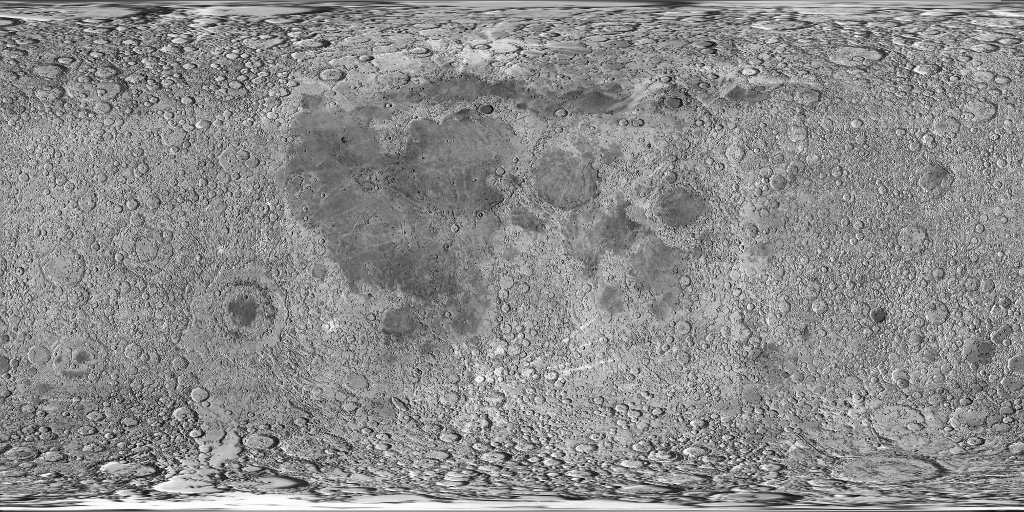
#> input picture tools/_moon_src.jpg, 1024 x 512 px
$ python density.py ../tools/_moon_src.jpg
#> lines starting #> are read from the running program, lines starting #| are printed output that depends on the picture
#!/usr/bin/env python3
"""НАСЫЩЕННОСТЬ КАДРА В ЧИСЛАХ.

«Насыщенно» — это впечатление, и спорить о нём бесполезно. Здесь оно разложено
на величины, которые можно померить у чужого кадра и у своего, и сравнить.

ВСЁ СВОДИТСЯ К ОДНОМУ РАЗМЕРУ (640x360). Иначе край и детали меряются на разных
сетках, и числа несравнимы — а сравнение тут единственная цель.

  КРАЙ      — доля пикселей, где градиент яркости больше порога. Осторожно: его
              легко надуть шумом и ступеньками, он НЕ равен «богатству». У нашего
              кадра Гатчины он вышел 0.117 против 0.142 у GTA — почти поровну,
              хотя в кадре у нас четыре объекта, а у них сотни. Разницу делал
              зубчатый край воды, а не содержание.
  ОГНИ      — число раздельных источников света. ПЕРВАЯ ВЕРСИЯ ВРАЛА: она брала
              абсолютный порог 0.75, и на светлом кадре считала за «огни» блики
              на бетоне (56 штук у плоской таблички) и засветки облаков (58 у
              нашего дневного поля). Источник — это не «яркий пиксель», а
              ЛОКАЛЬНЫЙ ПИК НА ТЁМНОМ ФОНЕ: лампа в кадре ярче своего окружения
              в разы, а освещённая стена — нет. Поэтому теперь пятно считается,
              только если оно ярче кольца вокруг себя втрое и само ярче 0.55.
  ЦВЕТОВ    — сколько различимых цветов (квантование до 5 бит на канал).
  ДЕТАЛИ    — сколько контраста теряется на каждом удвоении масштаба. Показывает,
              где живёт информация: в мелочи или в крупной форме. ВАЖЕН НАКЛОН,
              а не сами числа. У хорошего кадра ряд РАСТЁТ (0.028 0.033 ... 0.048)
              — структура есть на всех размерах. У нашего крупного плана травы он
              ПАДАЕТ (0.023 0.018 ... 0.011) — вся информация в текселях, а между
              10 см и 3 м не происходит ничего. Это шум, а не содержание.

Запуск: python3 studio/density.py кадр.png [ещё.png ...]
        python3 studio/density.py --label "GTA" папка/*.png
"""
import sys

import numpy as np
from PIL import Image

W, H = 640, 360


def rgb_of(path):
#> called with path = '../tools/_moon_src.jpg'
    return np.asarray(Image.open(path).convert('RGB').resize((W, H), Image.LANCZOS)
                      ).astype(float) / 255.0


def sobel(g):
    gx = np.zeros_like(g)
    gy = np.zeros_like(g)
    gx[:, 1:-1] = g[:, 2:] - g[:, :-2]
    gy[1:-1, :] = g[2:, :] - g[:-2, :]
    return np.hypot(gx, gy)
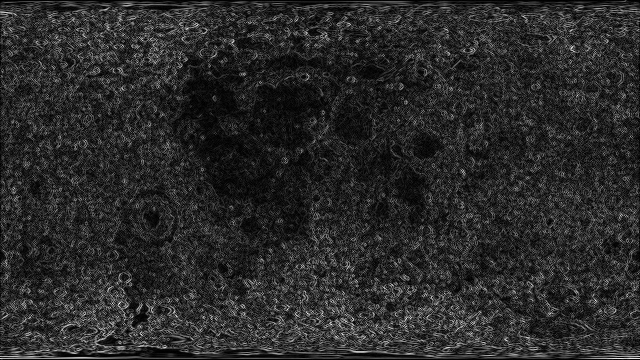
#> returned value: shape (360, 640) float64; min 0, max 1.03, mean 0.171; drawn with min black and max white


def detail_spectrum(L, levels=5):
#> called with levels = 5
    out, cur = [], L
#> out = []
    for _ in range(levels):
        h, w = cur.shape
        h -= h % 2
        w -= w % 2
        cur = cur[:h, :w]
        small = cur.reshape(h // 2, 2, w // 2, 2).mean(axis=(1, 3))
        up = np.repeat(np.repeat(small, 2, 0), 2, 1)
        out.append(float(np.std(cur - up)))
        cur = small
#> after the loop, out = [0.0758, 0.0629, 0.0462, 0.0337, 0.03]
    return out


def _boxblur(a, r):
    """Среднее в окне (2r+1)² через интегральную сумму — фон вокруг пятна."""
#> called with r = 24
    p = np.pad(a, r + 1, mode='edge')
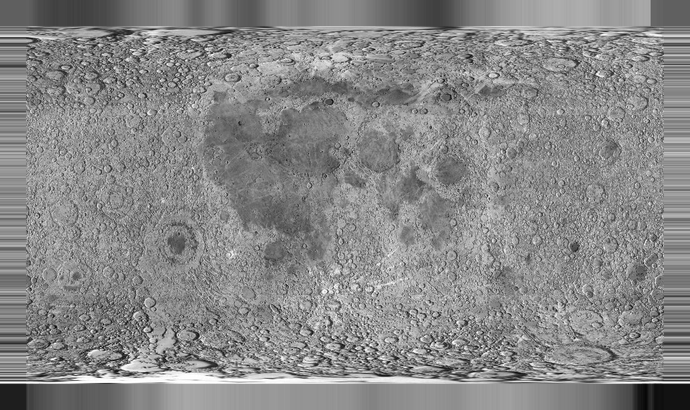
#> p: shape (410, 690) float64; min 0.0275, max 1, mean 0.536
    s = p.cumsum(0).cumsum(1)
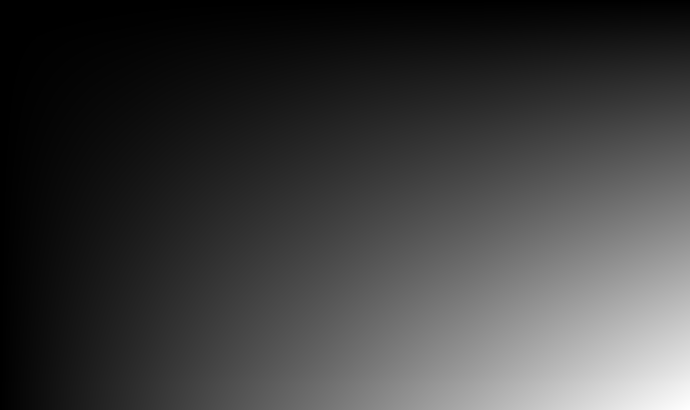
#> s: shape (410, 690) float64; min 0.373, max 151583.7, mean 37041.5; drawn with min black and max white
    s = np.pad(s, ((1, 0), (1, 0)))
#> s: shape (411, 691) float64
    h, w = a.shape
#> h = 360; w = 640
    k = 2 * r + 1
    y0 = np.arange(h)
#> y0 = 360 values from 0 to 359
    x0 = np.arange(w)
#> x0 = 640 values from 0 to 639
    Y0, X0 = np.meshgrid(y0, x0, indexing='ij')
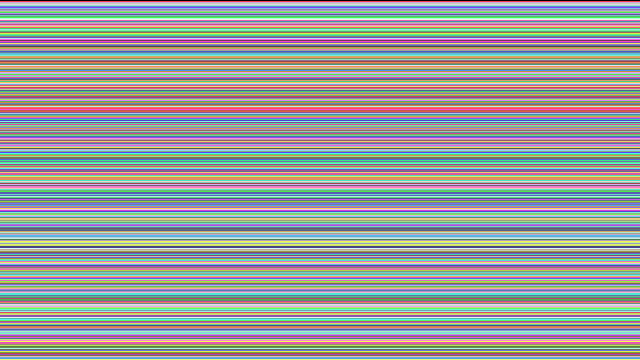
#> Y0: shape (360, 640) int64; 360 distinct labels, from 0 to 359; one colour per label, 0 black
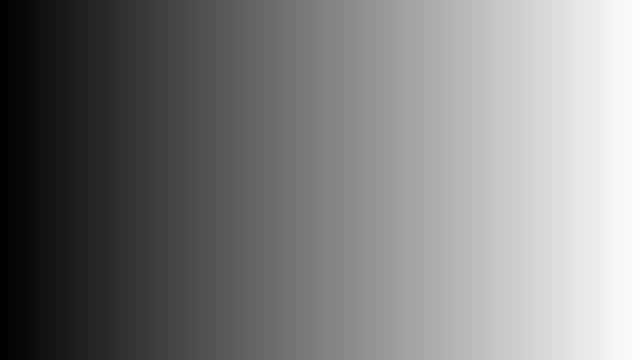
#> X0: shape (360, 640) int64; min 0, max 639, mean 319.5; drawn with min black and max white
    tot = (s[Y0 + k, X0 + k] - s[Y0, X0 + k] - s[Y0 + k, X0] + s[Y0, X0])
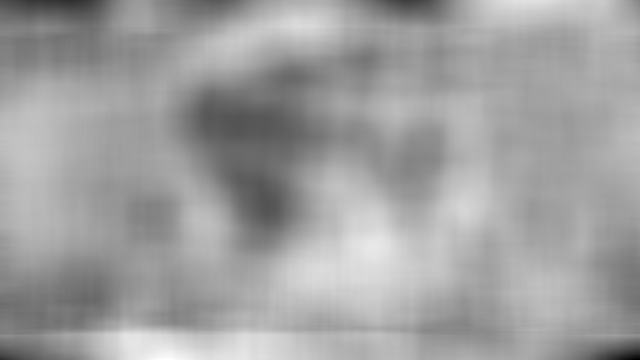
#> tot: shape (360, 640) float64; min 741.5, max 1634.7, mean 1302.1; drawn with min black and max white
    return tot / (k * k)
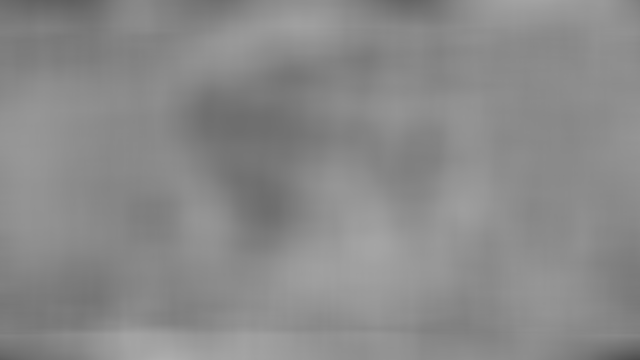
#> returned value: shape (360, 640) float64; min 0.309, max 0.681, mean 0.542


def count_lights(L, thr=0.55, r=6, ratio=3.0):
    """Источники света: локальные пики, ярче своего ОКРУЖЕНИЯ в `ratio` раз.

    Освещённая стена ярка, но её окружение ярко ровно так же — она не пик.
    Лампа ярче фона в разы. Это и есть разница, и на ней держится вся мера.
    """
    bg = _boxblur(L, 4 * r)                    # фон: среднее по широкому окну
    m = (L > thr) & (L > ratio * (bg + 0.02))
#> m: shape (360, 640) bool; every value is 0
    ys, xs = np.nonzero(m)
#> ys = empty array; xs = empty array
    if len(ys) == 0:
        return 0
    seen = np.zeros_like(m)
    n = 0
    for k in np.argsort(-L[ys, xs]):
        y, x = ys[k], xs[k]
        if seen[y, x]:
            continue
        n += 1
        seen[max(0, y - r):y + r + 1, max(0, x - r):x + r + 1] = True
    return n


def measure(paths, label=""):
    E, D, C, Lt = [], [], [], []
    for p in paths:
        rgb = rgb_of(p)
        L = 0.2126 * rgb[..., 0] + 0.7152 * rgb[..., 1] + 0.0722 * rgb[..., 2]
        E.append(float(np.mean(sobel(L) > 0.06)))
        D.append(detail_spectrum(L))
        C.append(len(set(map(tuple, (rgb * 31).astype(int).reshape(-1, 3)[::5]))))
        Lt.append(count_lights(L))
    D = np.mean(np.array(D), axis=0)
#> D = [0.0758, 0.0629, 0.0462, 0.0337, 0.03]
    print("%-22s край %.3f | цветов %4d | огней %5.1f | детали %s"
          % (label or paths[0].split('/')[-1], np.mean(E), np.mean(C), np.mean(Lt),
             " ".join("%.3f" % v for v in D)))
#| _moon_src.jpg          край 0.841 | цветов   32 | огней   0.0 | детали 0.076 0.063 0.046 0.034 0.030
    return dict(edge=float(np.mean(E)), colors=float(np.mean(C)),
                lights=float(np.mean(Lt)), detail=list(D))


if __name__ == "__main__":
    args = sys.argv[1:]
    label = ""
    if args and args[0] == "--label":
        label = args[1]
        args = args[2:]
    if not args:
        print(__doc__)
        sys.exit(1)
    measure(args, label)
